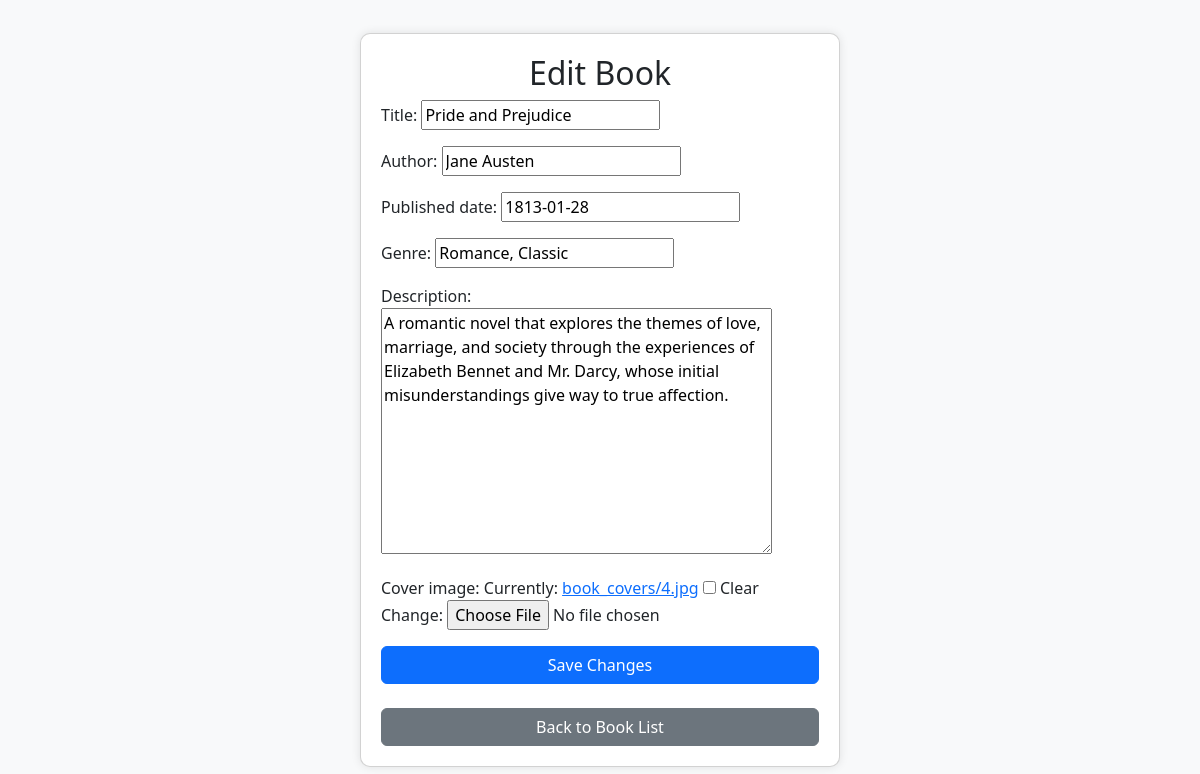
Screenshot of /books/edit/5/ with the database file from the repository.
### books/models.py (models this page shows, shortened)
class Book(models.Model):
    title = models.CharField(max_length=200)
    author = models.CharField(max_length=200)
    published_date = models.DateField()
    genre = models.CharField(max_length=100)
    description = models.TextField()
    cover_image = models.ImageField(upload_to='book_covers/', blank=True, null=True)

### books/views.py (the view)
# urls.py: path('books/edit/<int:pk>/', EditBookView.as_view(), name='edit_book'),
class EditBookView(UpdateView):
    model = Book
    form_class = BookForm
    template_name = 'books/edit_book.html'
    context_object_name = 'book'
    success_url = reverse_lazy('book_list')

### books/forms.py
class BookForm(forms.ModelForm):
    class Meta:
        model = Book
        fields = ['title', 'author', 'published_date', 'genre', 'description', 'cover_image']

### books/templates/books/edit_book.html (shortened to what this page needs)
<!DOCTYPE html>
<html lang="en">
<head>
    <link href="https://cdn.jsdelivr.net/npm/bootstrap@5.3.0/dist/css/bootstrap.min.css" rel="stylesheet">
</head>
<body>
    <div class="card">
        <h2 class="text-center">Edit Book</h2>
        <form method="post" enctype="multipart/form-data">
            {{ form.as_p }}
            <button type="submit" class="btn btn-primary btn-save">Save Changes</button>
        </form>
        <br>
        <a href="{% url 'book_list' %}" class="btn btn-secondary w-100">Back to Book List</a>
    </div>
</body>
</html>

### books/templates/books/edit_book.html (style rules this page uses)
body { display: flex; justify-content: center; align-items: center; min-height: 100vh; background-color: #f8f9fa; }
.card { width: 40%; padding: 20px; border-radius: 10px; box-shadow: 0px 0px 10px rgba(0, 0, 0, 0.1); background: #fff; }
.btn-save { width: 100%; }

### rows the page displays
Book: title "Pride and Prejudice", author "Jane Austen", published_date "1813-01-28", genre "Romance, Classic", description "A romantic novel that explores the themes of love, marriage, and society through the experiences of Elizabeth Bennet and Mr. Darcy, whose initial misunderstandings give way to true affection."
